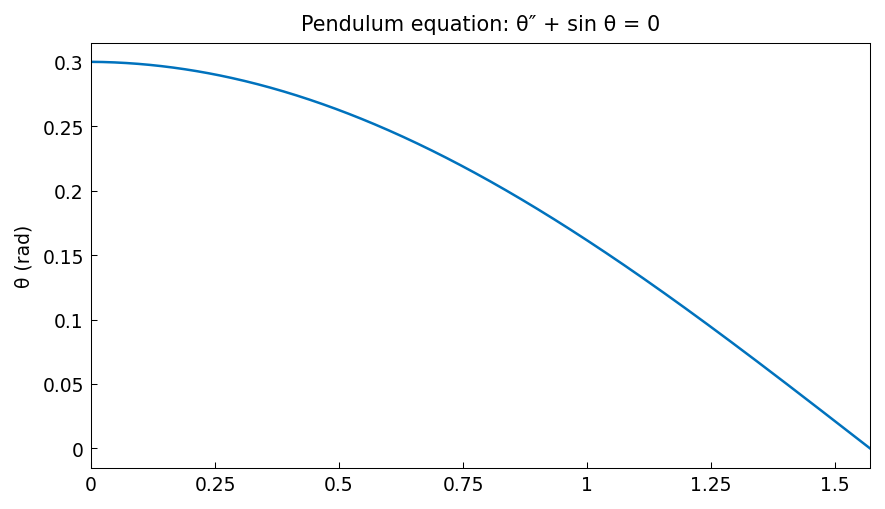

Generate this figure with Python:
"""Nonlinear pendulum BVP.

Solves theta'' + (g/L)*sin(theta) = 0 for the nonlinear pendulum
with given boundary conditions.

Credit: Inspired by Chebfun ode-nonlin examples.
Original MATLAB Chebfun: Copyright 2017 by The University of Oxford and
The Chebfun Developers. See https://www.chebfun.org/ for Chebfun information.
"""
import os

os.environ.setdefault("XLA_PYTHON_CLIENT_PREALLOCATE", "false")

import matplotlib

matplotlib.use("Agg")
import os
import sys

import jax.numpy as jnp
import matplotlib.pyplot as plt

sys.path.insert(0, os.path.join(os.path.dirname(__file__), '..', '..', 'src'))

from chebfunjax.plotting import chebfun_style

chebfun_style()

from chebfunjax.operators.chebop import Chebop
from chebfunjax.plotting import plot


def run():
    print("=" * 60)
    print("Nonlinear pendulum: theta'' + (g/L)*sin(theta) = 0")
    print("=" * 60)

    g_over_L = 1.0  # g/L = 1 for simplicity

    # For small angles: theta'' + theta = 0 (simple harmonic motion)
    # Solution: theta(t) = theta0*cos(t) for theta'(0)=0, theta(0)=theta0
    # For BVP: theta(0) = theta0, theta(T_linear/4) = 0 (quarter period)
    # T_linear = 2*pi, quarter period = pi/2

    theta0 = 0.3  # small angle amplitude in radians
    T_quarter = float(jnp.pi) / 2.0
    dom = (0.0, T_quarter)

    # Nonlinear pendulum BVP
    # Note: inside Chebop, `theta` is a Chebfun so use theta.sin() not jnp.sin(theta)
    N = Chebop(
        lambda t, theta: theta.diff(2) + g_over_L * theta.sin(),
        domain=dom
    )
    N.lbc = theta0   # theta(0) = theta0
    N.rbc = 0.0      # theta(T/4) = 0

    theta = N.solve(0.0)
    print(f"\nSolved on [0, pi/2] with theta(0)={theta0}, theta(pi/2)=0:")
    print(f"  Chebfun length: {len(theta)}")

    # Verify ODE residual
    t_test = jnp.linspace(0.05, T_quarter - 0.05, 200)
    d2theta = theta.diff(2)
    residual = d2theta(t_test) + g_over_L * jnp.sin(theta(t_test))
    max_res = float(jnp.max(jnp.abs(residual)))
    print(f"  Max ODE residual: {max_res:.2e}")
    assert max_res < 1e-9, f"Residual too large: {max_res}"

    # Verify boundary conditions
    assert abs(float(theta(jnp.array(0.0))) - theta0) < 1e-11
    assert abs(float(theta(jnp.array(T_quarter)))) < 1e-11

    # Compare with small-angle approximation: theta(t) ~ theta0*cos(t)
    t_all = jnp.linspace(0.0, T_quarter, 200)
    theta_small_angle = theta0 * jnp.cos(t_all)
    err_small = float(jnp.max(jnp.abs(theta(t_all) - theta_small_angle)))
    print(f"\nDifference from small-angle (theta0={theta0} rad):")
    print(f"  Max |theta - theta0*cos(t)| = {err_small:.2e}")
    # For theta0=0.3 radians, nonlinear correction is ~O(theta0^3) = O(0.027)
    # Expect difference ~ 0.027, so err_small < 0.05
    assert err_small < 0.05, f"Too different from linear: {err_small}"

    # --- Plots -------------------------------------------------------
    _here = os.path.dirname(os.path.abspath(__file__))
    fig, ax = plot(theta, title="Pendulum equation: θ″ + sin θ = 0",
                   ylabel="θ (rad)")
    fig.savefig(os.path.join(_here, "pendulum_equation.png"),
                dpi=150, bbox_inches="tight")
    plt.close(fig)

    print("\nAll assertions passed.")
    return True

if __name__ == "__main__":
    run()
